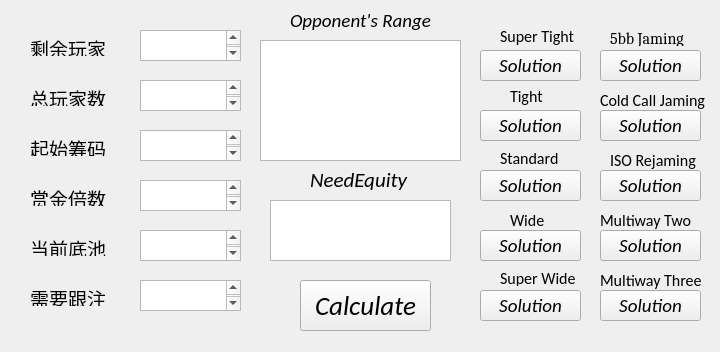
<?xml version="1.0" encoding="UTF-8"?>
<ui version="4.0">
 <class>PSKO</class>
 <widget class="QWidget" name="PSKO">
  <property name="geometry">
   <rect>
    <x>0</x>
    <y>0</y>
    <width>720</width>
    <height>352</height>
   </rect>
  </property>
  <property name="windowTitle">
   <string>Form</string>
  </property>
  <property name="layoutDirection">
   <enum>Qt::LeftToRight</enum>
  </property>
  <widget class="QTextEdit" name="textEdit_leftPalyers">
   <property name="geometry">
    <rect>
     <x>140</x>
     <y>30</y>
     <width>101</width>
     <height>31</height>
    </rect>
   </property>
   <property name="font">
    <font>
     <family>楷体</family>
     <pointsize>12</pointsize>
    </font>
   </property>
   <property name="html">
    <string>&lt;!DOCTYPE HTML PUBLIC &quot;-//W3C//DTD HTML 4.0//EN&quot; &quot;http://www.w3.org/TR/REC-html40/strict.dtd&quot;&gt;
&lt;html&gt;&lt;head&gt;&lt;meta name=&quot;qrichtext&quot; content=&quot;1&quot; /&gt;&lt;style type=&quot;text/css&quot;&gt;
p, li { white-space: pre-wrap; }
&lt;/style&gt;&lt;/head&gt;&lt;body style=&quot; font-family:'楷体'; font-size:12pt; font-weight:400; font-style:normal;&quot;&gt;
&lt;p style=&quot;-qt-paragraph-type:empty; margin-top:0px; margin-bottom:0px; margin-left:0px; margin-right:0px; -qt-block-indent:0; text-indent:0px;&quot;&gt;&lt;br /&gt;&lt;/p&gt;&lt;/body&gt;&lt;/html&gt;</string>
   </property>
  </widget>
  <widget class="QLabel" name="label_leftPlayers">
   <property name="geometry">
    <rect>
     <x>30</x>
     <y>40</y>
     <width>81</width>
     <height>16</height>
    </rect>
   </property>
   <property name="font">
    <font>
     <family>楷体</family>
     <pointsize>14</pointsize>
    </font>
   </property>
   <property name="text">
    <string>剩余玩家</string>
   </property>
  </widget>
  <widget class="QLabel" name="label_totalPlayers">
   <property name="geometry">
    <rect>
     <x>30</x>
     <y>90</y>
     <width>81</width>
     <height>16</height>
    </rect>
   </property>
   <property name="font">
    <font>
     <family>楷体</family>
     <pointsize>14</pointsize>
    </font>
   </property>
   <property name="text">
    <string>总玩家数</string>
   </property>
  </widget>
  <widget class="QTextEdit" name="textEdit_totalPlayers">
   <property name="geometry">
    <rect>
     <x>140</x>
     <y>80</y>
     <width>101</width>
     <height>31</height>
    </rect>
   </property>
   <property name="font">
    <font>
     <family>楷体</family>
     <pointsize>12</pointsize>
    </font>
   </property>
  </widget>
  <widget class="QLabel" name="label_startingChips">
   <property name="geometry">
    <rect>
     <x>30</x>
     <y>140</y>
     <width>81</width>
     <height>16</height>
    </rect>
   </property>
   <property name="font">
    <font>
     <family>楷体</family>
     <pointsize>14</pointsize>
    </font>
   </property>
   <property name="text">
    <string>起始筹码</string>
   </property>
  </widget>
  <widget class="QTextEdit" name="textEdit_startingChips">
   <property name="geometry">
    <rect>
     <x>140</x>
     <y>130</y>
     <width>101</width>
     <height>31</height>
    </rect>
   </property>
   <property name="font">
    <font>
     <family>楷体</family>
     <pointsize>12</pointsize>
    </font>
   </property>
  </widget>
  <widget class="QTextEdit" name="textEdit_bountyMagnification">
   <property name="geometry">
    <rect>
     <x>140</x>
     <y>180</y>
     <width>101</width>
     <height>31</height>
    </rect>
   </property>
   <property name="font">
    <font>
     <family>楷体</family>
     <pointsize>12</pointsize>
    </font>
   </property>
  </widget>
  <widget class="QTextEdit" name="textEdit_curPot">
   <property name="geometry">
    <rect>
     <x>140</x>
     <y>230</y>
     <width>101</width>
     <height>31</height>
    </rect>
   </property>
   <property name="font">
    <font>
     <family>楷体</family>
     <pointsize>12</pointsize>
    </font>
   </property>
  </widget>
  <widget class="QTextEdit" name="textEdit_toCall">
   <property name="geometry">
    <rect>
     <x>140</x>
     <y>280</y>
     <width>101</width>
     <height>31</height>
    </rect>
   </property>
   <property name="font">
    <font>
     <family>楷体</family>
     <pointsize>12</pointsize>
    </font>
   </property>
  </widget>
  <widget class="QLabel" name="label_bountyMagnification">
   <property name="geometry">
    <rect>
     <x>30</x>
     <y>190</y>
     <width>91</width>
     <height>16</height>
    </rect>
   </property>
   <property name="font">
    <font>
     <family>楷体</family>
     <pointsize>14</pointsize>
    </font>
   </property>
   <property name="text">
    <string>赏金倍数</string>
   </property>
  </widget>
  <widget class="QLabel" name="label_curPot">
   <property name="geometry">
    <rect>
     <x>30</x>
     <y>240</y>
     <width>81</width>
     <height>16</height>
    </rect>
   </property>
   <property name="font">
    <font>
     <family>楷体</family>
     <pointsize>14</pointsize>
    </font>
   </property>
   <property name="text">
    <string>当前底池</string>
   </property>
  </widget>
  <widget class="QLabel" name="label_toCall">
   <property name="geometry">
    <rect>
     <x>30</x>
     <y>290</y>
     <width>81</width>
     <height>16</height>
    </rect>
   </property>
   <property name="font">
    <font>
     <family>楷体</family>
     <pointsize>14</pointsize>
    </font>
   </property>
   <property name="text">
    <string>需要跟注</string>
   </property>
  </widget>
  <widget class="QLabel" name="label_equity">
   <property name="geometry">
    <rect>
     <x>310</x>
     <y>170</y>
     <width>111</width>
     <height>20</height>
    </rect>
   </property>
   <property name="font">
    <font>
     <family>Calibri</family>
     <pointsize>16</pointsize>
     <italic>true</italic>
    </font>
   </property>
   <property name="text">
    <string>NeedEquity</string>
   </property>
  </widget>
  <widget class="QTextBrowser" name="textBrowser">
   <property name="geometry">
    <rect>
     <x>270</x>
     <y>200</y>
     <width>181</width>
     <height>61</height>
    </rect>
   </property>
   <property name="font">
    <font>
     <family>楷体</family>
     <pointsize>14</pointsize>
    </font>
   </property>
   <property name="layoutDirection">
    <enum>Qt::LeftToRight</enum>
   </property>
  </widget>
  <widget class="QPushButton" name="calculateButton">
   <property name="geometry">
    <rect>
     <x>300</x>
     <y>280</y>
     <width>131</width>
     <height>51</height>
    </rect>
   </property>
   <property name="font">
    <font>
     <family>Calibri</family>
     <pointsize>20</pointsize>
     <italic>true</italic>
    </font>
   </property>
   <property name="mouseTracking">
    <bool>false</bool>
   </property>
   <property name="text">
    <string>Calculate</string>
   </property>
   <property name="iconSize">
    <size>
     <width>16</width>
     <height>16</height>
    </size>
   </property>
  </widget>
  <widget class="QPushButton" name="rangeButton">
   <property name="geometry">
    <rect>
     <x>480</x>
     <y>50</y>
     <width>101</width>
     <height>31</height>
    </rect>
   </property>
   <property name="font">
    <font>
     <family>Calibri</family>
     <pointsize>14</pointsize>
     <italic>true</italic>
    </font>
   </property>
   <property name="mouseTracking">
    <bool>false</bool>
   </property>
   <property name="text">
    <string>Solution</string>
   </property>
   <property name="iconSize">
    <size>
     <width>16</width>
     <height>16</height>
    </size>
   </property>
  </widget>
  <widget class="QLabel" name="range_label">
   <property name="geometry">
    <rect>
     <x>500</x>
     <y>26</y>
     <width>81</width>
     <height>20</height>
    </rect>
   </property>
   <property name="font">
    <font>
     <family>Calibri</family>
     <pointsize>12</pointsize>
    </font>
   </property>
   <property name="text">
    <string>Super Tight</string>
   </property>
  </widget>
  <widget class="QLabel" name="range_label_2">
   <property name="geometry">
    <rect>
     <x>510</x>
     <y>86</y>
     <width>81</width>
     <height>20</height>
    </rect>
   </property>
   <property name="font">
    <font>
     <family>Calibri</family>
     <pointsize>12</pointsize>
    </font>
   </property>
   <property name="text">
    <string>Tight</string>
   </property>
  </widget>
  <widget class="QPushButton" name="rangeButton_2">
   <property name="geometry">
    <rect>
     <x>480</x>
     <y>110</y>
     <width>101</width>
     <height>31</height>
    </rect>
   </property>
   <property name="font">
    <font>
     <family>Calibri</family>
     <pointsize>14</pointsize>
     <italic>true</italic>
    </font>
   </property>
   <property name="mouseTracking">
    <bool>false</bool>
   </property>
   <property name="text">
    <string>Solution</string>
   </property>
   <property name="iconSize">
    <size>
     <width>16</width>
     <height>16</height>
    </size>
   </property>
  </widget>
  <widget class="QPushButton" name="rangeButton_3">
   <property name="geometry">
    <rect>
     <x>480</x>
     <y>170</y>
     <width>101</width>
     <height>31</height>
    </rect>
   </property>
   <property name="font">
    <font>
     <family>Calibri</family>
     <pointsize>14</pointsize>
     <italic>true</italic>
    </font>
   </property>
   <property name="mouseTracking">
    <bool>false</bool>
   </property>
   <property name="text">
    <string>Solution</string>
   </property>
   <property name="iconSize">
    <size>
     <width>16</width>
     <height>16</height>
    </size>
   </property>
  </widget>
  <widget class="QLabel" name="range_label_3">
   <property name="geometry">
    <rect>
     <x>500</x>
     <y>150</y>
     <width>81</width>
     <height>16</height>
    </rect>
   </property>
   <property name="font">
    <font>
     <family>Calibri</family>
     <pointsize>12</pointsize>
    </font>
   </property>
   <property name="text">
    <string>Standard</string>
   </property>
  </widget>
  <widget class="QLabel" name="range_label_4">
   <property name="geometry">
    <rect>
     <x>510</x>
     <y>210</y>
     <width>81</width>
     <height>20</height>
    </rect>
   </property>
   <property name="font">
    <font>
     <family>Calibri</family>
     <pointsize>12</pointsize>
     <italic>false</italic>
    </font>
   </property>
   <property name="text">
    <string>Wide</string>
   </property>
  </widget>
  <widget class="QPushButton" name="rangeButton_4">
   <property name="geometry">
    <rect>
     <x>480</x>
     <y>230</y>
     <width>101</width>
     <height>31</height>
    </rect>
   </property>
   <property name="font">
    <font>
     <family>Calibri</family>
     <pointsize>14</pointsize>
     <italic>true</italic>
    </font>
   </property>
   <property name="mouseTracking">
    <bool>false</bool>
   </property>
   <property name="text">
    <string>Solution</string>
   </property>
   <property name="iconSize">
    <size>
     <width>16</width>
     <height>16</height>
    </size>
   </property>
  </widget>
  <widget class="QLabel" name="range_label_5">
   <property name="geometry">
    <rect>
     <x>500</x>
     <y>270</y>
     <width>81</width>
     <height>16</height>
    </rect>
   </property>
   <property name="font">
    <font>
     <family>Calibri</family>
     <pointsize>12</pointsize>
    </font>
   </property>
   <property name="text">
    <string>Super Wide</string>
   </property>
  </widget>
  <widget class="QPushButton" name="rangeButton_5">
   <property name="geometry">
    <rect>
     <x>480</x>
     <y>290</y>
     <width>101</width>
     <height>31</height>
    </rect>
   </property>
   <property name="font">
    <font>
     <family>Calibri</family>
     <pointsize>14</pointsize>
     <italic>true</italic>
    </font>
   </property>
   <property name="mouseTracking">
    <bool>false</bool>
   </property>
   <property name="text">
    <string>Solution</string>
   </property>
   <property name="iconSize">
    <size>
     <width>16</width>
     <height>16</height>
    </size>
   </property>
  </widget>
  <widget class="QLabel" name="label_against_main_range">
   <property name="geometry">
    <rect>
     <x>290</x>
     <y>10</y>
     <width>141</width>
     <height>20</height>
    </rect>
   </property>
   <property name="font">
    <font>
     <family>Calibri</family>
     <pointsize>14</pointsize>
     <italic>true</italic>
    </font>
   </property>
   <property name="text">
    <string>Opponent's Range</string>
   </property>
  </widget>
  <widget class="QTextBrowser" name="textBrowser_range">
   <property name="geometry">
    <rect>
     <x>260</x>
     <y>40</y>
     <width>201</width>
     <height>121</height>
    </rect>
   </property>
   <property name="font">
    <font>
     <family>Calibri</family>
     <pointsize>12</pointsize>
     <italic>true</italic>
    </font>
   </property>
  </widget>
  <widget class="QPushButton" name="rangeButton_12">
   <property name="geometry">
    <rect>
     <x>600</x>
     <y>110</y>
     <width>101</width>
     <height>31</height>
    </rect>
   </property>
   <property name="font">
    <font>
     <family>Calibri</family>
     <pointsize>14</pointsize>
     <italic>true</italic>
    </font>
   </property>
   <property name="mouseTracking">
    <bool>false</bool>
   </property>
   <property name="text">
    <string>Solution</string>
   </property>
   <property name="iconSize">
    <size>
     <width>16</width>
     <height>16</height>
    </size>
   </property>
  </widget>
  <widget class="QLabel" name="range_label_13">
   <property name="geometry">
    <rect>
     <x>610</x>
     <y>150</y>
     <width>101</width>
     <height>20</height>
    </rect>
   </property>
   <property name="font">
    <font>
     <family>Calibri</family>
     <pointsize>12</pointsize>
    </font>
   </property>
   <property name="text">
    <string>ISO Rejaming</string>
   </property>
  </widget>
  <widget class="QLabel" name="range_label_12">
   <property name="geometry">
    <rect>
     <x>600</x>
     <y>90</y>
     <width>111</width>
     <height>20</height>
    </rect>
   </property>
   <property name="font">
    <font>
     <family>Calibri</family>
     <pointsize>12</pointsize>
    </font>
   </property>
   <property name="text">
    <string>Cold Call Jaming</string>
   </property>
  </widget>
  <widget class="QLabel" name="range_label_11">
   <property name="geometry">
    <rect>
     <x>610</x>
     <y>30</y>
     <width>81</width>
     <height>16</height>
    </rect>
   </property>
   <property name="font">
    <font>
     <family>Cambria</family>
     <pointsize>12</pointsize>
    </font>
   </property>
   <property name="text">
    <string>5bb Jaming</string>
   </property>
  </widget>
  <widget class="QLabel" name="range_label_15">
   <property name="geometry">
    <rect>
     <x>600</x>
     <y>270</y>
     <width>121</width>
     <height>20</height>
    </rect>
   </property>
   <property name="font">
    <font>
     <family>Calibri</family>
     <pointsize>12</pointsize>
    </font>
   </property>
   <property name="text">
    <string>Multiway Three</string>
   </property>
  </widget>
  <widget class="QPushButton" name="rangeButton_15">
   <property name="geometry">
    <rect>
     <x>600</x>
     <y>290</y>
     <width>101</width>
     <height>31</height>
    </rect>
   </property>
   <property name="font">
    <font>
     <family>Calibri</family>
     <pointsize>14</pointsize>
     <italic>true</italic>
    </font>
   </property>
   <property name="mouseTracking">
    <bool>false</bool>
   </property>
   <property name="text">
    <string>Solution</string>
   </property>
   <property name="iconSize">
    <size>
     <width>16</width>
     <height>16</height>
    </size>
   </property>
  </widget>
  <widget class="QPushButton" name="rangeButton_14">
   <property name="geometry">
    <rect>
     <x>600</x>
     <y>230</y>
     <width>101</width>
     <height>31</height>
    </rect>
   </property>
   <property name="font">
    <font>
     <family>Calibri</family>
     <pointsize>14</pointsize>
     <italic>true</italic>
    </font>
   </property>
   <property name="mouseTracking">
    <bool>false</bool>
   </property>
   <property name="text">
    <string>Solution</string>
   </property>
   <property name="iconSize">
    <size>
     <width>16</width>
     <height>16</height>
    </size>
   </property>
  </widget>
  <widget class="QLabel" name="range_label_14">
   <property name="geometry">
    <rect>
     <x>600</x>
     <y>210</y>
     <width>121</width>
     <height>20</height>
    </rect>
   </property>
   <property name="font">
    <font>
     <family>Calibri</family>
     <pointsize>12</pointsize>
    </font>
   </property>
   <property name="text">
    <string>Multiway Two</string>
   </property>
  </widget>
  <widget class="QPushButton" name="rangeButton_11">
   <property name="geometry">
    <rect>
     <x>600</x>
     <y>50</y>
     <width>101</width>
     <height>31</height>
    </rect>
   </property>
   <property name="font">
    <font>
     <family>Calibri</family>
     <pointsize>14</pointsize>
     <italic>true</italic>
    </font>
   </property>
   <property name="mouseTracking">
    <bool>false</bool>
   </property>
   <property name="text">
    <string>Solution</string>
   </property>
   <property name="iconSize">
    <size>
     <width>16</width>
     <height>16</height>
    </size>
   </property>
  </widget>
  <widget class="QPushButton" name="rangeButton_13">
   <property name="geometry">
    <rect>
     <x>600</x>
     <y>170</y>
     <width>101</width>
     <height>31</height>
    </rect>
   </property>
   <property name="font">
    <font>
     <family>Calibri</family>
     <pointsize>14</pointsize>
     <italic>true</italic>
    </font>
   </property>
   <property name="mouseTracking">
    <bool>false</bool>
   </property>
   <property name="text">
    <string>Solution</string>
   </property>
   <property name="iconSize">
    <size>
     <width>16</width>
     <height>16</height>
    </size>
   </property>
  </widget>
 </widget>
 <resources/>
 <connections/>
</ui>
